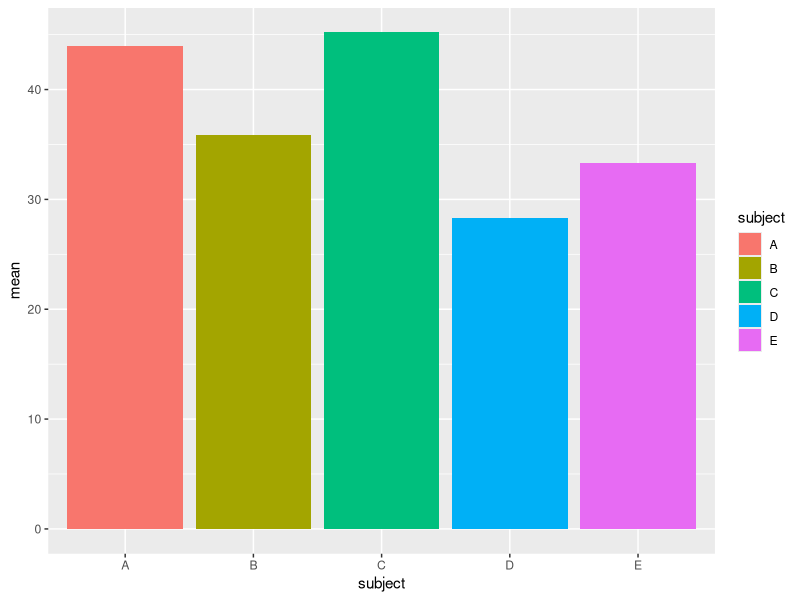
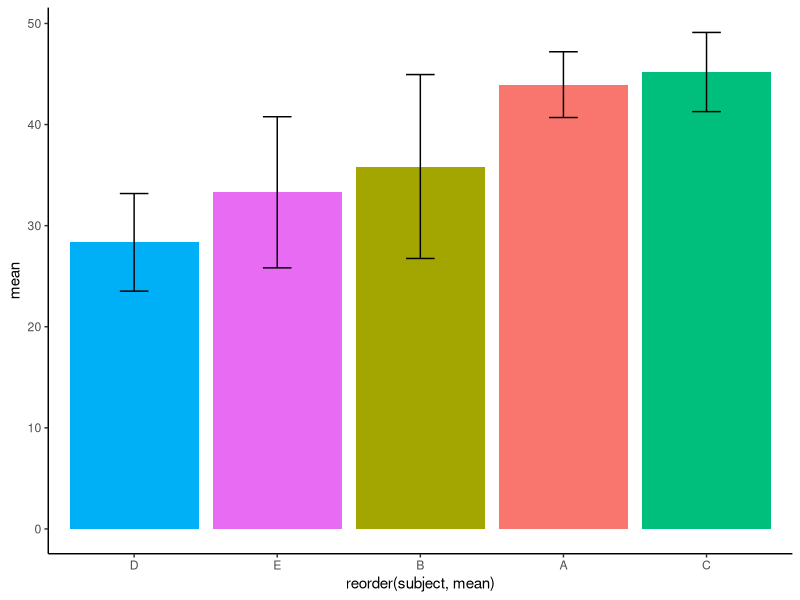
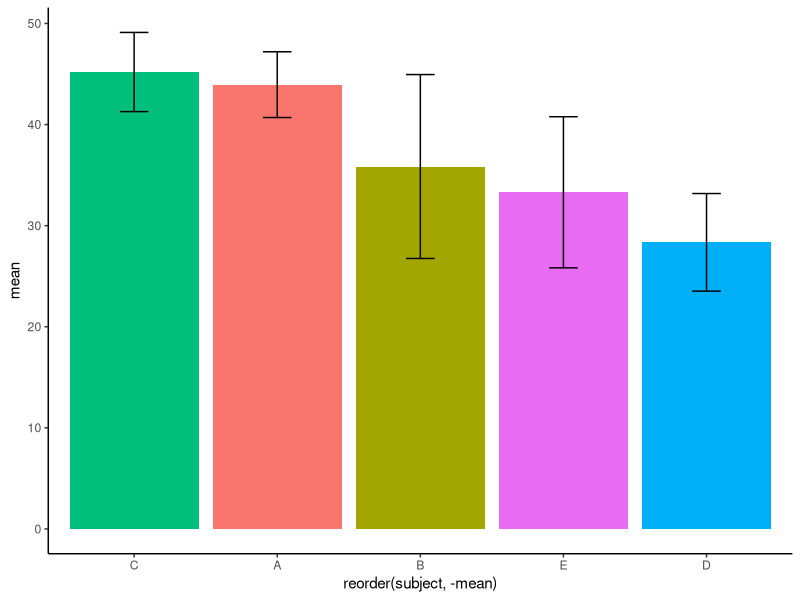

Recreate these plots in R, in order.
## ---- chunk 1
#| echo: false
#| warning: false
#| message: false 
#| 
library(tidyverse) 
library(kableExtra)
library(ggplot2)

## ---- chunk 2
subject <- rep(LETTERS[1:5], each = 20)

# rnorm syntax rnorm(n, mean, sd)
scores <- c(rnorm(20, 45, 5), rnorm(20, 35, 9), rnorm(20, 45, 3), rnorm(20, 28,5), rnorm(20,31,8)) 

dfs <- scores
df <- data.frame(subject, scores = round(scores,0))

head(df) %>% 
 
  kbl(caption = "Subject Scores") %>% 
  kable_classic(full_width = F, html_font = "Cambria", position = "left")  
  
## ---- chunk 3

df_sm <- df %>% 
  group_by(subject) %>% 
  summarise(mean = mean(scores), sd = sd(scores)) 

df_sm
## ---- chunk 4
ggplot(df_sm, aes(subject, mean, fill = subject)) +
  geom_bar(stat = "identity")
## ---- chunk 5

ggplot(df_sm, 
       # reoder by mean 
       aes(reorder(subject, mean), mean, fill = subject)) +
  geom_bar(stat = "identity") +
  geom_errorbar(aes(ymin = mean-sd, ymax = mean + sd), width = 0.2) +
  theme_classic() + 
  theme(legend.position = "none")
## ---- chunk 6

ggplot(df_sm, 
       # reoder by mean 
       aes(reorder(subject, -mean), mean, fill = subject)) +
  geom_bar(stat = "identity") +
  geom_errorbar(aes(ymin = mean-sd, ymax = mean + sd), width = 0.2) +
  theme_classic() + 
  theme(legend.position = "none")
